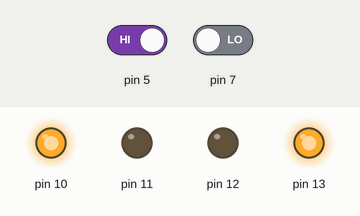
A sketch run on a simulated Arduino Uno, built with avr-gcc and run on an emulated ATmega328P. On the bench: output pins drawn as LEDs (lit = HIGH). Inputs (shaded band) come from the test bench; at power-on: pin 5 HIGH, pin 7 LOW.

Above: at 18.0 s.
18.1 s: pin 5 driven LOW
At 20.7 s:
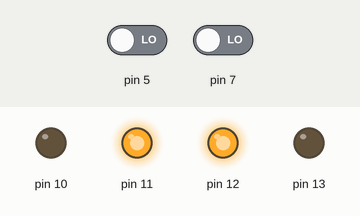
28.2 s: pin 5 driven HIGH
At 38.26 s:
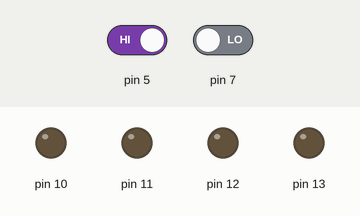
Timing chart, 0 to 39.8 s (numbered marks = the images above; inputs shaded):
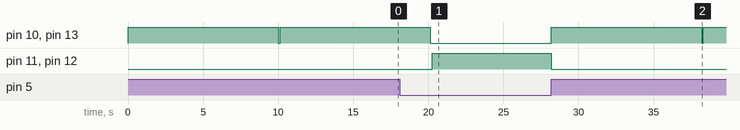

The sketch:

semaforo_Cruzamento.ino
```cpp
// C++ code
//
void setup()
{
  pinMode(13, OUTPUT);
  pinMode(12, OUTPUT);
  pinMode(11, OUTPUT);
  pinMode(10, OUTPUT);
  pinMode(5,INPUT);
}

void loop()
{
  int checkbutao;
  int read=digitalRead(5);
 int estadoButao=digitalRead(7);
  if(read==LOW){
    digitalWrite(12, HIGH);
    digitalWrite(11, HIGH);
  } else{
    digitalWrite(12, LOW);
    digitalWrite(11, LOW);
    digitalWrite(13, HIGH);
    digitalWrite(10, HIGH);
    delay(10000);
    digitalWrite(13, LOW);
    digitalWrite(12, LOW);
    digitalWrite(10, LOW);
    delay(125);
  }


}
```

Measured:
- after the input at 18.1 s, pin 10, pin 13: goes on until 20.1 s, then stays LOW; pin 11, pin 12: LOW → HIGH after 2.2 s
- after the input at 28.2 s, pin 10, pin 13: LOW → HIGH at once, → LOW 10.0 s later, → HIGH 0.13 s later; pin 11, pin 12: HIGH → LOW at once
